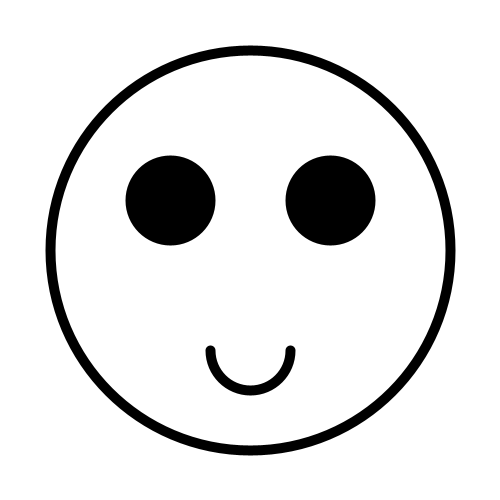
Frame 1 (no input)
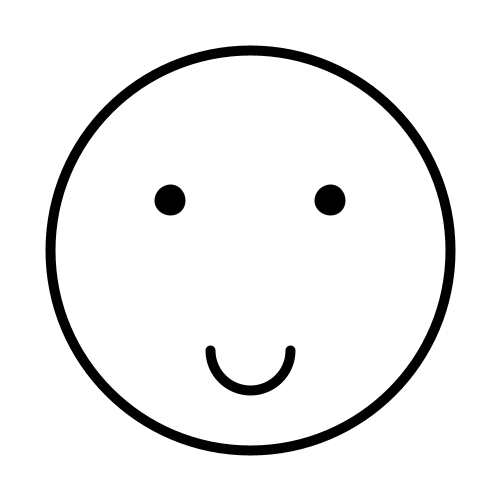
Frame 60 (the mouse pressed at the canvas centre just before this capture)
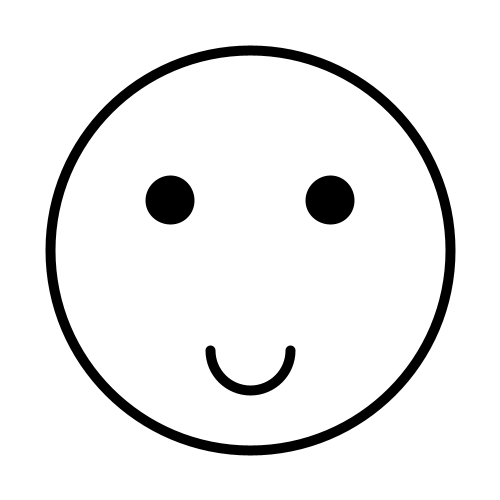
Frame 120 (the mouse held since frame 60 and released just before this capture)

The Processing sketch that drew these frames (run headless with seeded random() and noise(); from frame 60 on, the mouse is pressed at the canvas centre):

// Processing sketch: E1
// ── E1.pde
int x;

void setup()
{
  size(500,500);
  background(255);
  x=80;
}

void draw()
{
  background(255);
 
  noFill();
  stroke(0);
  strokeWeight(10);
  ellipse(250,250,400,400);

  
  arc(250, 350, 80, 80, 0, PI);
  

  fill(0);
  ellipse(170,200,x,x);
  ellipse(330,200,x,x);
  x--;
 
}
